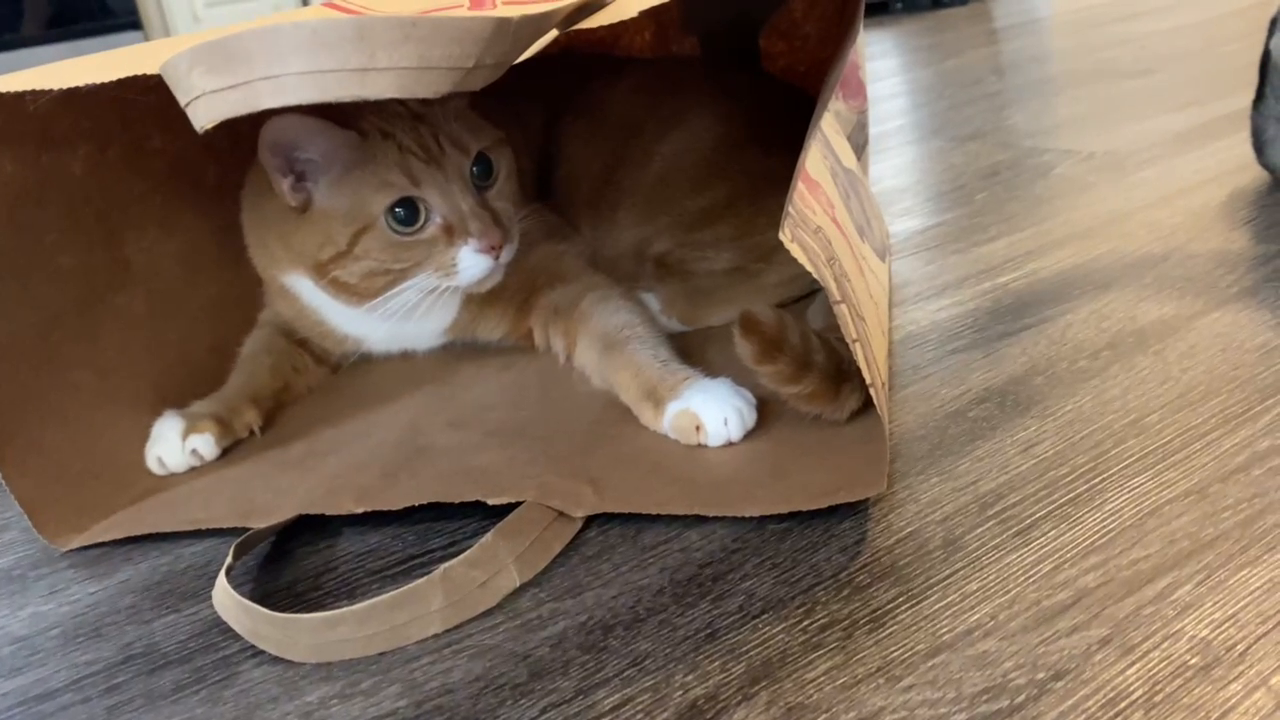
#> input picture frame 26 of Videos/3D_cat1.mov, 1280 x 720 px
$ python 3d_NOSYNC_8sec_clip.py
#> lines starting #> are read from the running program, lines starting #| are printed output that depends on the picture; after the words box and inside, x2 and y2 are one past the last pixel; in counts of white or black regions, pixels touching at a corner belong together; pictures that were not available may be replaced by others from this repository, and a replacement may not be noted
import cv2 as cv
import numpy as np
import tkinter as tk

def get_screen_resolution():
    root = tk.Tk()
    screen_width = root.winfo_screenwidth()
    screen_height = root.winfo_screenheight()
    root.destroy()
    return screen_width, screen_height

def find_frame_difference(gray1, frame2):
    # Convert frames to grayscale for simplicityx
    gray2 = cv.cvtColor(frame2, cv.COLOR_BGR2GRAY)

    # Find pixel-wise differences in the two frames
    diff = cv.absdiff(gray1, gray2)

    # Create a binary image, setting pixels above a threshold to white and below to black
    _, thresholded_diff = cv.threshold(diff, 50, 255, cv.THRESH_BINARY)

    # Count the number of non-black pixels in the thresholded_diff
    non_zero_count = np.count_nonzero(thresholded_diff)

    # Return true if more than "threshold" non-black pixels are found
    threshold = 20
    return non_zero_count > threshold

def find_matching_frame(gray1, frame2):
    # Convert frames to grayscale for simplicity
    gray2 = cv.cvtColor(frame2, cv.COLOR_BGR2GRAY)

    # Find pixel-wise differences in the two frames
    diff = cv.absdiff(gray1, gray2)

    # Create a binary image, setting pixels above a threshold to white and below to black
    _, thresholded_diff = cv.threshold(diff, 50, 255, cv.THRESH_BINARY)

    # Count the number of non-black pixels in the thresholded_diff
    non_zero_count = np.count_nonzero(thresholded_diff)

    # Return true if less than "threshold" non-black pixels are found
    threshold = 40
    return non_zero_count < threshold

def find_sync_frame_number(first_frame, base_vid):
    # Reset video capture to the beginning
    base_vid.set(cv.CAP_PROP_POS_FRAMES, 0)

    frame_number = 0

    while True:
        # Read the next frame
        ret, frame = base_vid.read()

        # If no frame is found, break the loop
        if not ret:
            break

        frame_number += 1

        # If a non-matching frame is found, return the current frame number
        if find_frame_difference(first_frame, frame):
            return frame_number

    return None

def get_frame_at_number(frame_number, vid):
    # Set video capture to the specified frame number
    vid.set(cv.CAP_PROP_POS_FRAMES, frame_number)

    # Read the frame at the specified frame number
    ret, frame = vid.read()

    # Return the frame if found, otherwise return None
    if ret:
        return frame
    else:
        return None

def find_matching_frame_number(sync_frame, alt_vid):
    frame_number = 0

    while True:
        # Read the next frame
        ret, frame = alt_vid.read()

        # If no frame is found, break the loop
        if not ret:
            break

        frame_number += 1

        # Return the frame number if a matching frame is found
        if find_matching_frame(sync_frame, frame):
            return frame_number

    return None

# [12 lines left out: functions rescaleFrame, add_border, not called in this run]

def main():
    screen_width, screen_height = get_screen_resolution()
    print("Screen resolution: {}x{}".format(screen_width, screen_height))

    # [5 lines of commented-out code are left out]
    base_vid = cv.VideoCapture('../../Videos/3D_cat1.mov')
    alt_vid = cv.VideoCapture('../../Videos/3D_cat2.mov')

    # Get and set frame rates to match for synchronization
    base_frame_rate = base_vid.get(cv.CAP_PROP_FPS)
    alt_vid.set(cv.CAP_PROP_FPS, base_frame_rate)

    # Get video properties for output
    frame_width = int(base_vid.get(cv.CAP_PROP_FRAME_WIDTH))
    frame_height = int(base_vid.get(cv.CAP_PROP_FRAME_HEIGHT))
    fps = int(base_vid.get(cv.CAP_PROP_FPS))

    # Adjust frame size to better fit current user's screen
    screen_div_by_three = screen_width / 4
    frame_scale = screen_div_by_three / frame_width

    # Capture the first frame of the base video
    ret, first_frame = base_vid.read()
#> first_frame is the input picture: shape (720, 1280, 3); mean B, G, R 89.3, 105.8, 125.2

    # Convert it to grayscale for simplicity
    first_frame = cv.cvtColor(first_frame, cv.COLOR_BGR2GRAY)
#> first_frame: shape (720, 1280)

    # Find frame numbers where videos are synchronized
    sync_frame_number = find_sync_frame_number(first_frame, base_vid)
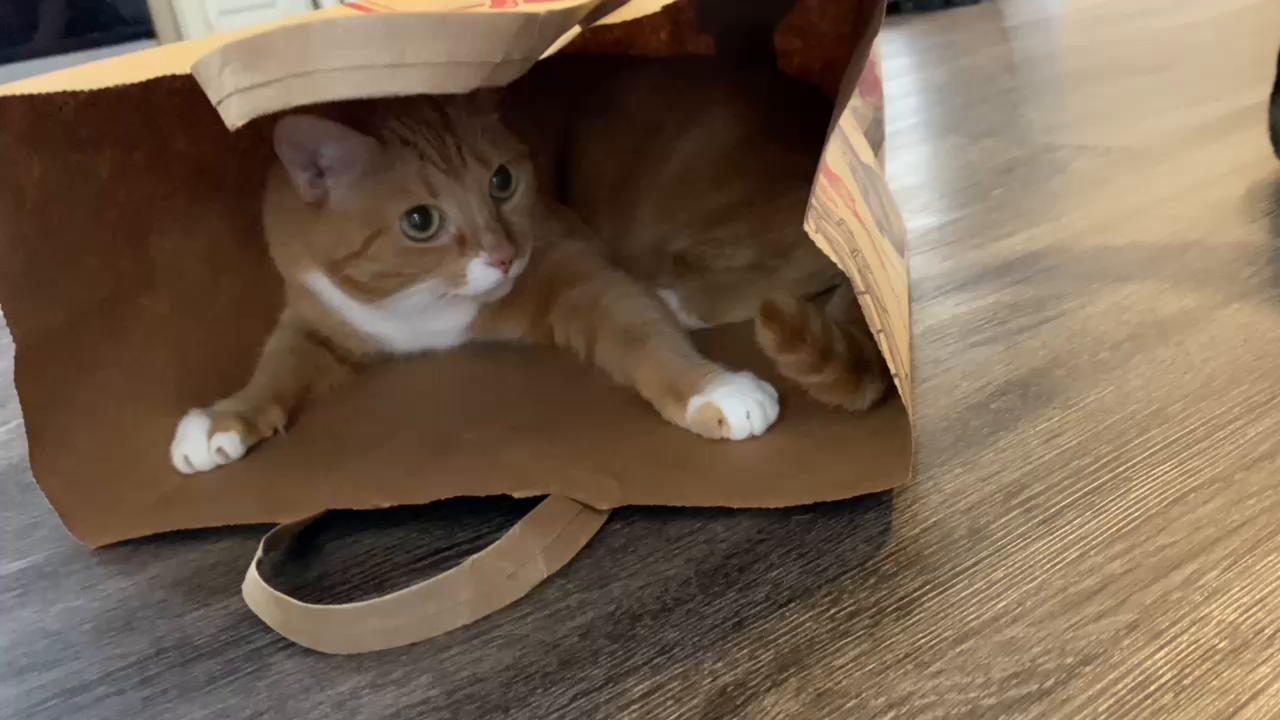
#> input picture frame 0 of Videos/3D_cat1.mov, 1280 x 720 px
#> in find_sync_frame_number, frame is the input picture: shape (720, 1280, 3); mean B, G, R 78, 96.8, 116.5
#> in find_frame_difference, `gray2 = cv.cvtColor(frame2, cv.COLOR_BGR2GRAY)`:
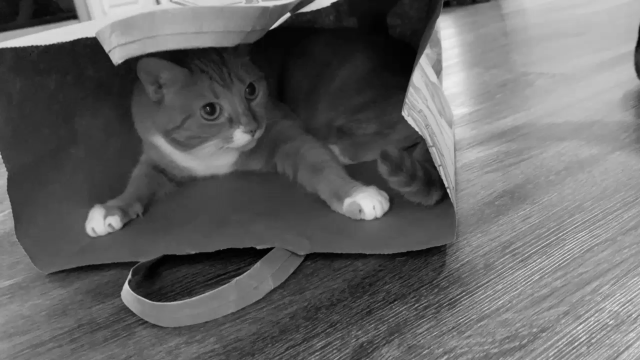
#> gray2: shape (720, 1280) (shown at 1/2 size); min 0, max 238, mean 100.5
#> in find_frame_difference, `_, thresholded_diff = cv.threshold(diff, 50, 255, cv.THRESH_BINARY)`:
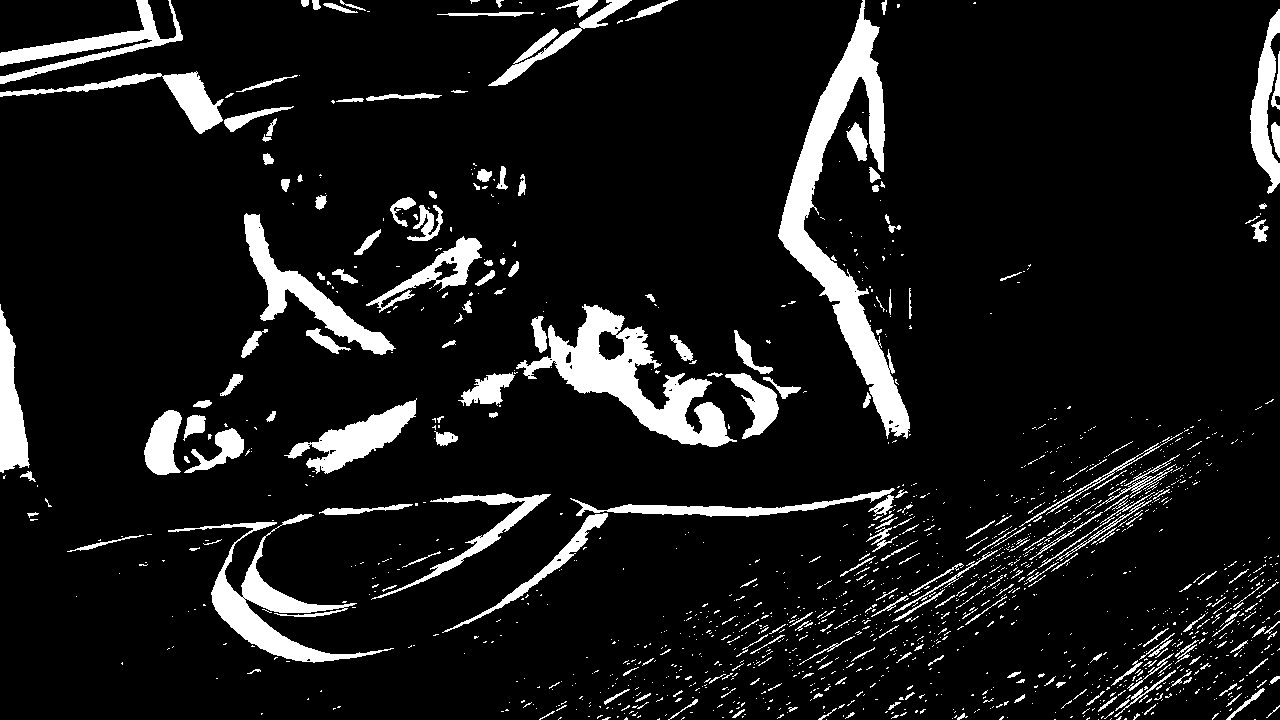
#> thresholded_diff: shape (720, 1280); 9.5% white; 1552 white regions (1310 under 20 px), largest, box (x1, y1, x2, y2) and area: (778, 0, 910, 439) 13332, (516, 304, 737, 447) 9793, (168, 514, 394, 663) 5998
#> in find_frame_difference, `non_zero_count = np.count_nonzero(thresholded_diff)`: non_zero_count = 87570
#> sync_frame_number = 1

    # Get the frame at the sync_frame_number
    sync_frame = get_frame_at_number(sync_frame_number, base_vid)
    print("Base video reference frame found at frame number: ", sync_frame_number)
#| Base video reference frame found at frame number:  1

    # Convert it to grayscale for simplicity
    sync_frame = cv.cvtColor(sync_frame, cv.COLOR_BGR2GRAY)

    # Find the frame number in the alt video that contains the sync frame
    alt_sync_frame_number = find_matching_frame_number(sync_frame, alt_vid)
#> in find_matching_frame, `_, thresholded_diff = cv.threshold(diff, 50, 255, cv.THRESH_BINARY)`:
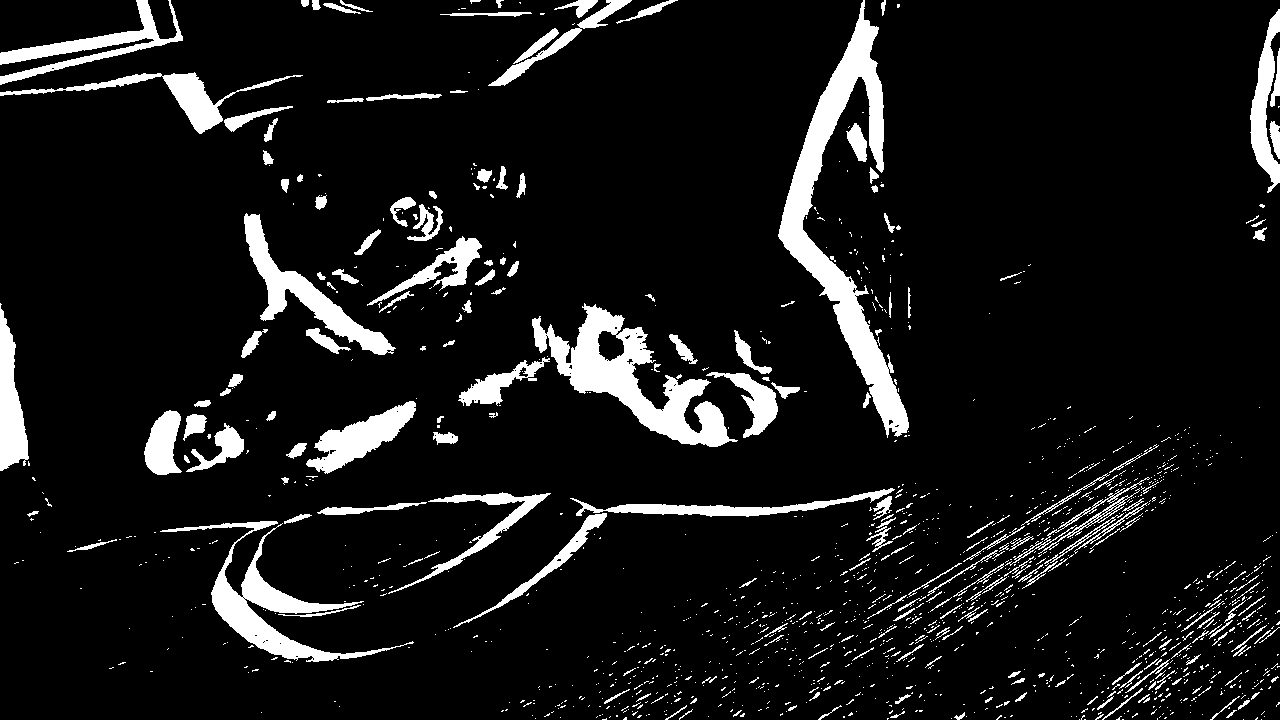
#> thresholded_diff: shape (720, 1280); 9.2% white; 1467 white regions (1256 under 20 px), largest, box (x1, y1, x2, y2) and area: (778, 0, 909, 438) 12836, (532, 303, 738, 447) 9402, (160, 521, 414, 662) 5962
#> in find_matching_frame, `non_zero_count = np.count_nonzero(thresholded_diff)`: non_zero_count = 84751
    print("Alt video reference frame found at frame number: ", alt_sync_frame_number)

    # find the minimum frame number
    min_frame_number = min(sync_frame_number, alt_sync_frame_number)

    # Print frame numbers for reference
    print("Minumum frame number: ", min_frame_number)
    print("Starting base video from frame number: ", sync_frame_number - min_frame_number)
    print("Starting alt video from frame number: ", alt_sync_frame_number - min_frame_number)

    # Set starting frame numbers for both videos
    base_vid.set(cv.CAP_PROP_POS_FRAMES, 0)
    alt_vid.set(cv.CAP_PROP_POS_FRAMES, 0)

    text_size = 1
    text_weight = 1

    if frame_width < 360:
        text_size = 1
        text_weight = 1

    elif frame_width < 720:
        text_size = 2
        text_weight = 2

    elif frame_width < 1080:
        text_size = 3
        text_weight = 2

    else:
        text_size = 4
        text_weight = 3

    # Define border sizes and output video properties
    border_size = int(frame_width/30)
    bottom_border_size = int(frame_height/10 + (text_size * 8))
    output_width = int((frame_width + (border_size * 2)) * 2 * frame_scale)
    output_height = int((frame_height + border_size + bottom_border_size) * frame_scale)

    print("frame height: ", frame_height)
    print("Output width: ", output_width)
    print("Output height: ", output_height)


    # Define coordinates and properties for text placement
    video_width = frame_width + border_size * 2
    text_x_offset = int(frame_width / 8)
    text_y_offset = (frame_height / 20)
    text_x_pos = int((video_width / 2 - text_x_offset))
    text_y_pos = int((output_height - text_y_offset + (text_size * 4)) / frame_scale)

    codec = cv.VideoWriter_fourcc(*'mp4v')
    output_video = cv.VideoWriter('Videos/3D_cat_unsynched.mp4', codec, fps, (output_width, output_height), True)
    frame_number = 0

    while True:
        ret_base, frame_base = base_vid.read()
        ret_alt, frame_alt = alt_vid.read()

        if not ret_base or not ret_alt:
            break

        # Increment frame number
        frame_number += 1

        # Stop if frame number reaches 240
        if frame_number > 180:
            break

        # Add a borders and text
        bordered_frame_base = cv.copyMakeBorder(frame_base, border_size, bottom_border_size, border_size, border_size, cv.BORDER_CONSTANT, value=(255, 255, 255))
        bordered_frame_alt = cv.copyMakeBorder(frame_alt, border_size, bottom_border_size, border_size, border_size, cv.BORDER_CONSTANT, value=(255, 255, 255))
        cv.putText(bordered_frame_base, "Video 1", (text_x_pos, text_y_pos), cv.FONT_HERSHEY_COMPLEX_SMALL, text_size, (0, 0, 0), text_weight)
        cv.putText(bordered_frame_alt, "Video 2", (text_x_pos, text_y_pos), cv.FONT_HERSHEY_COMPLEX_SMALL, text_size, (0, 0, 0), text_weight)

        concatenated_frame = np.concatenate((bordered_frame_base, bordered_frame_alt), axis=1)
        concatenated_frame = rescaleFrame(concatenated_frame, frame_scale)

        cv.imshow('Synced Video', concatenated_frame)

        # Write the frame to the output video
        output_video.write(concatenated_frame)

        # play frames with 1 ms delay between each frame
        # Break the loop if 'q' or 'Q' is pressed
        key = cv.waitKey(1) & 0xFF
        if key == ord('q') or key == ord('Q'):
            break

    # Release video captures and close windows
    base_vid.release()
    alt_vid.release()
    cv.destroyAllWindows()

    # Release the output video
    output_video.release()

if __name__ == '__main__':
    main()

$ run again, starting later in the video
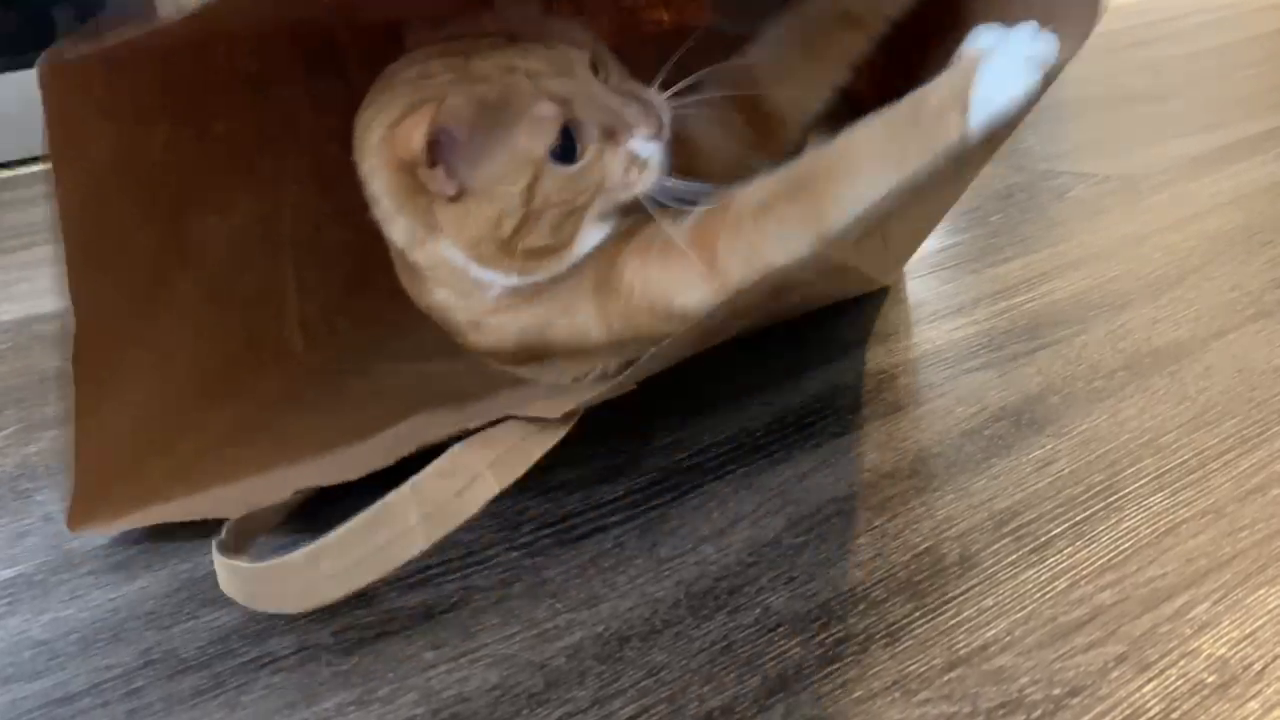
#> input picture frame 119 of Videos/3D_cat1.mov, 1280 x 720 px
#> in main, first_frame is the input picture: shape (720, 1280, 3); mean B, G, R 79.1, 93.2, 110.6
#> first_frame: shape (720, 1280)
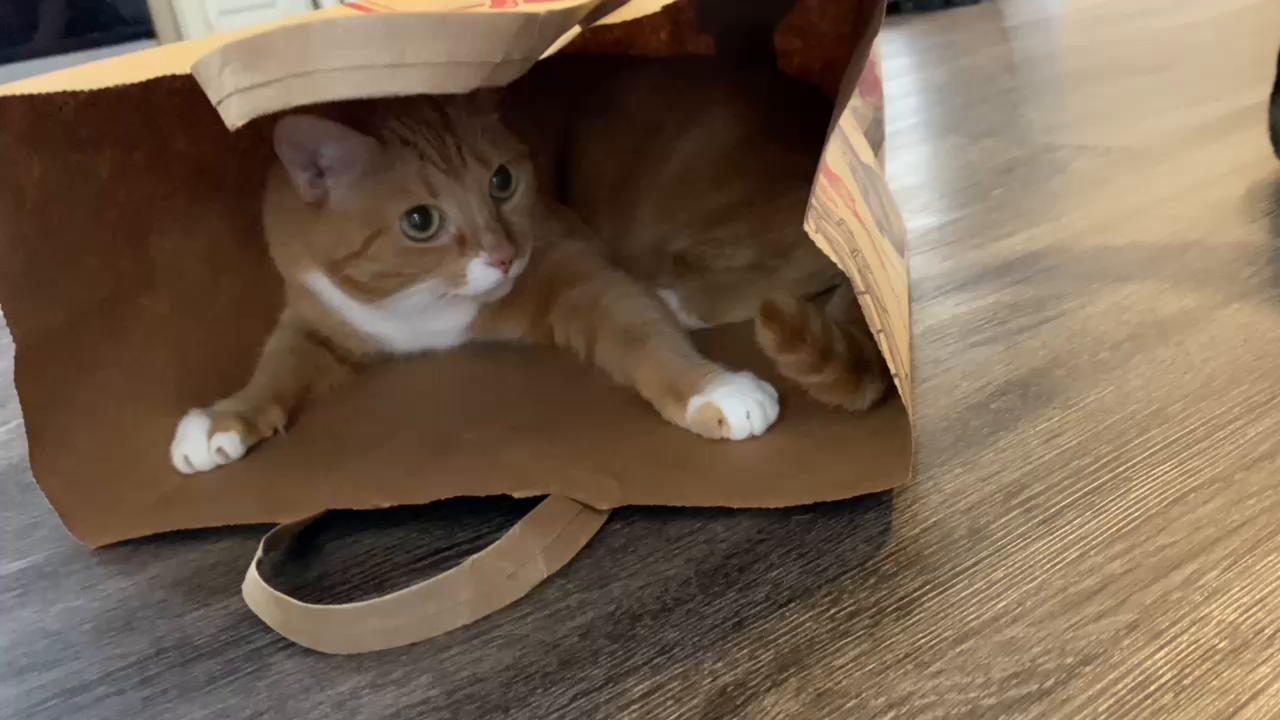
#> input picture frame 0 of Videos/3D_cat1.mov, 1280 x 720 px
#> in find_sync_frame_number, frame is the input picture: shape (720, 1280, 3); mean B, G, R 78, 96.8, 116.5
#> in find_frame_difference, `non_zero_count = np.count_nonzero(thresholded_diff)`: non_zero_count = 266395
#> sync_frame_number = 1
#| Base video reference frame found at frame number:  1
#> in find_matching_frame, `_, thresholded_diff = cv.threshold(diff, 50, 255, cv.THRESH_BINARY)`:
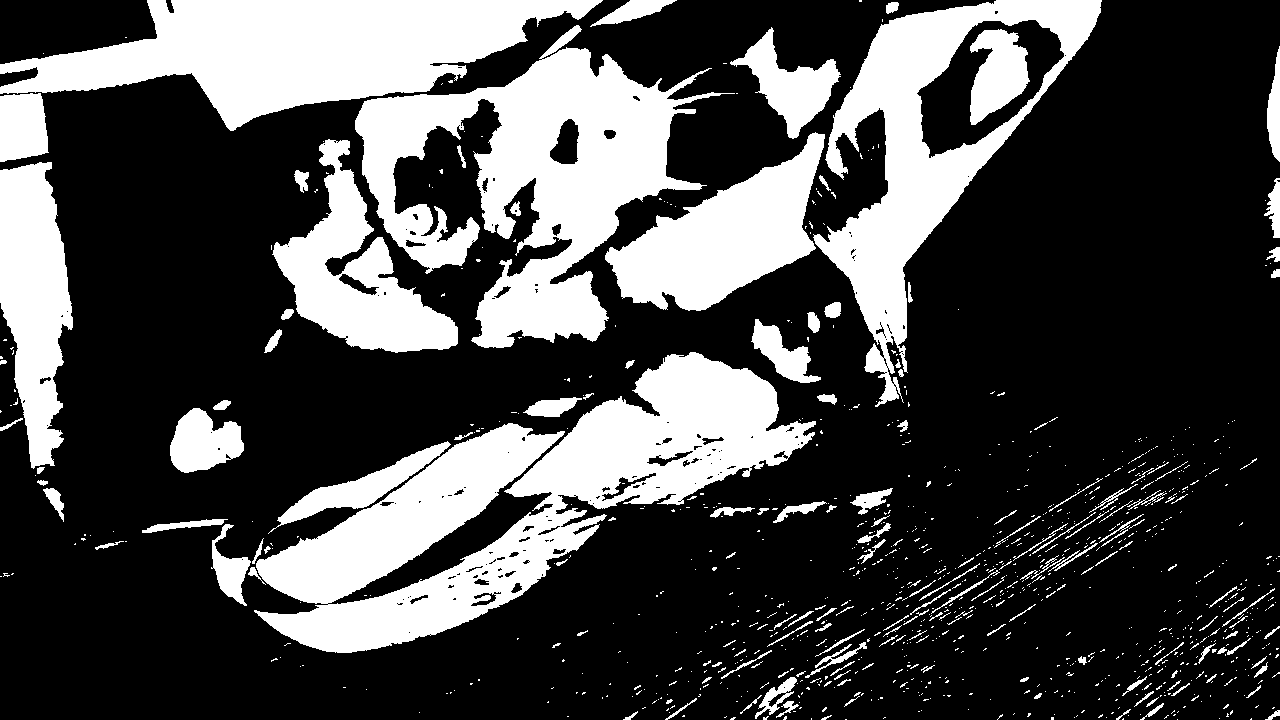
#> thresholded_diff: shape (720, 1280); 28.9% white; 1029 white regions (870 under 20 px), largest, box (x1, y1, x2, y2) and area: (254, 352, 816, 653) 60244, (355, 25, 735, 348) 47196, (0, 0, 603, 131) 39908
#> in find_matching_frame, `non_zero_count = np.count_nonzero(thresholded_diff)`: non_zero_count = 266544
